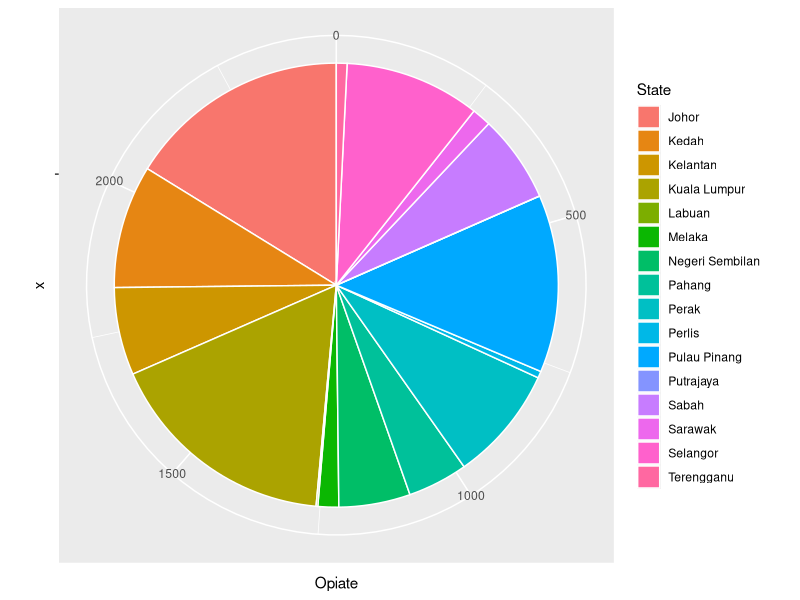

The R script that drew this image:
## ---- chunk 1
library("readxl")
library(ggplot2)

library ("dplyr")
## ---- chunk 2
  master <- read_excel("Data/Master List.xlsx")
  head(master,15)
## ---- chunk 3
ggplot(master %>% filter(Year == 2000), aes(x="", y=Opiate, fill=State)) +
  geom_bar(stat="identity", width=1, color="white") +
  coord_polar("y", start=0) 

## ---- chunk 4
master$Year <-  as.numeric(master$Year)
master$State <- as.character(master$State)

#xxxx <- master[which(master$Year==2000||master$State %in% "Johor")]
xxxxx <-  filter(master, master$Year==2000 & master$State %in% "Johor")

head(xxxxx)
sum(xxxxx$Opiate)
